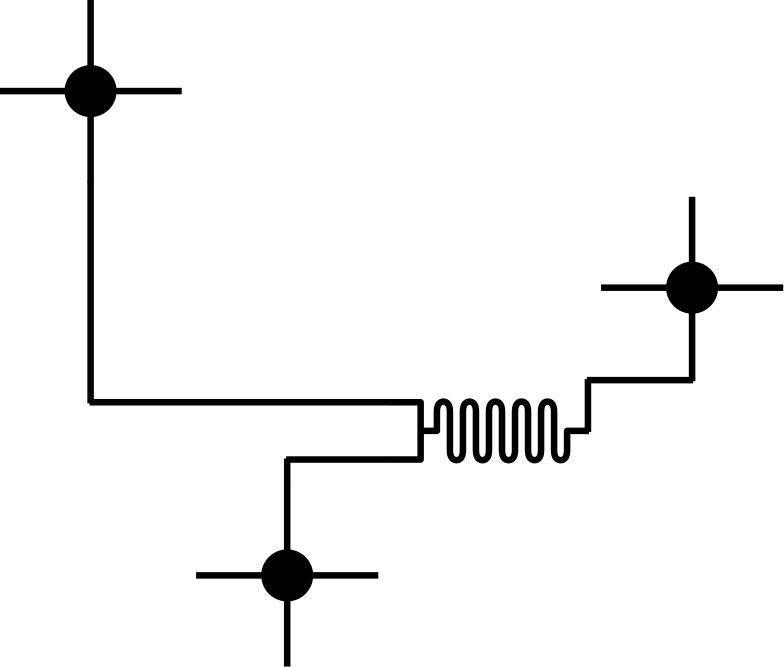
#> input picture test_img_2/test.jpg, 784 x 667 px, found by its file name
$ python img.py   (older library calls are emulated)
#> lines starting #> are read from the running program, lines starting #| are printed output that depends on the picture; after the words box and inside, x2 and y2 are one past the last pixel; in counts of white or black regions, pixels touching at a corner belong together
import cv2
import numpy as np

img = cv2.cv2.imread('test.jpg', 1)
#> img is the input picture: shape (667, 784, 3); min 0, max 255, mean 244.3
from matplotlib import pyplot as plt

# Take each frame
#_, frame = .read()

#hsv = cv2.cvtColor(frame, cv2.COLOR_BGR2HSV)

lower_red = np.array([30,150,50])
upper_red = np.array([255,255,180])

mask = cv2.inRange(img, lower_red, upper_red)
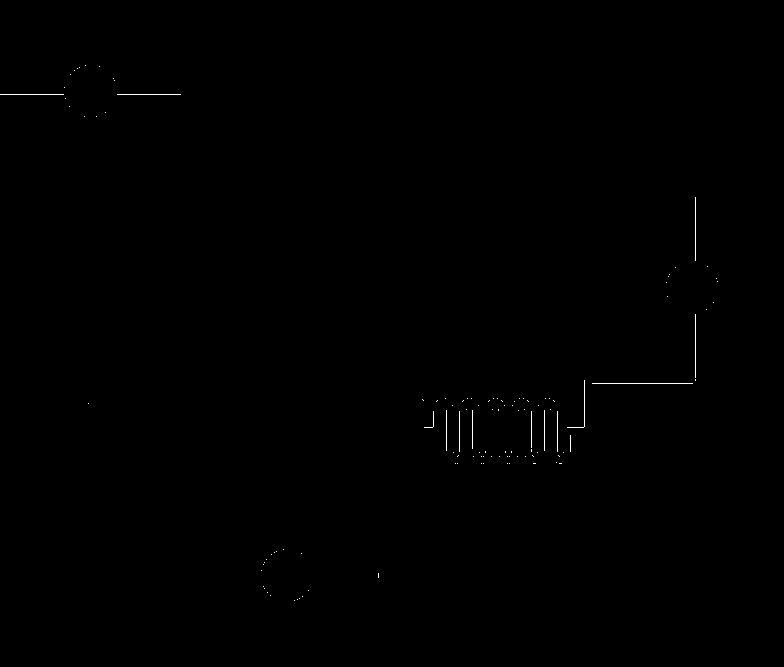
#> mask: shape (667, 784); 0.16% white in thin lines or dots, all inside (x1, y1, x2, y2) = (0, 65, 718, 601)
res = cv2.bitwise_and(img, img, mask= mask)

laplacian = cv2.Laplacian(img,cv2.CV_64F)
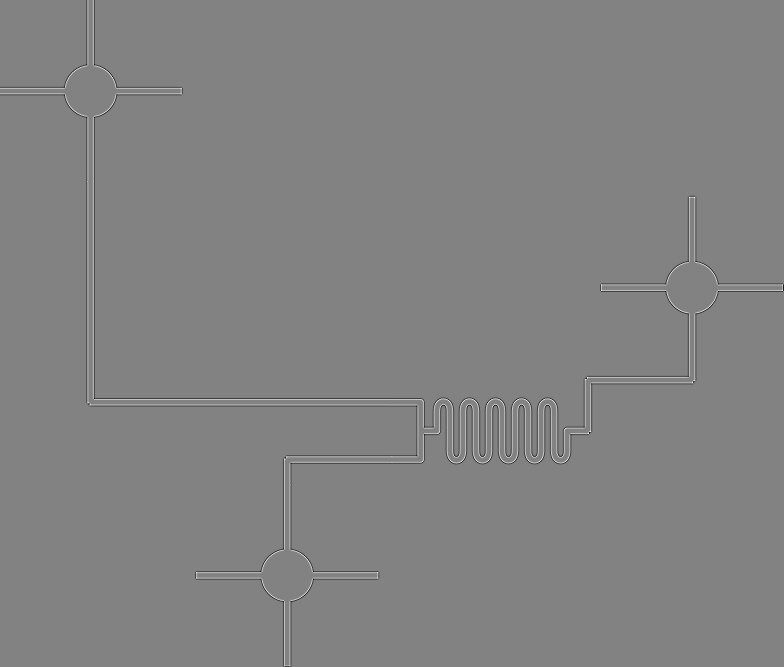
#> laplacian: shape (667, 784, 3) float64; min -484, max 464, mean 0; drawn with min black and max white
sobelx = cv2.Sobel(img,cv2.CV_64F,1,0,ksize=5)
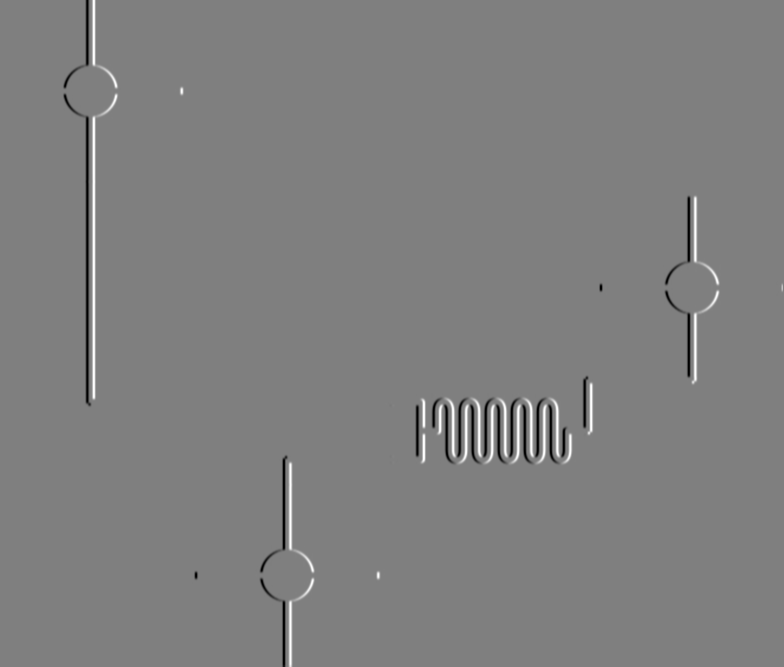
#> sobelx: shape (667, 784, 3) float64; min -12240, max 12240, mean 0.1; drawn with min black and max white
sobely = cv2.Sobel(img,cv2.CV_64F,0,1,ksize=5)
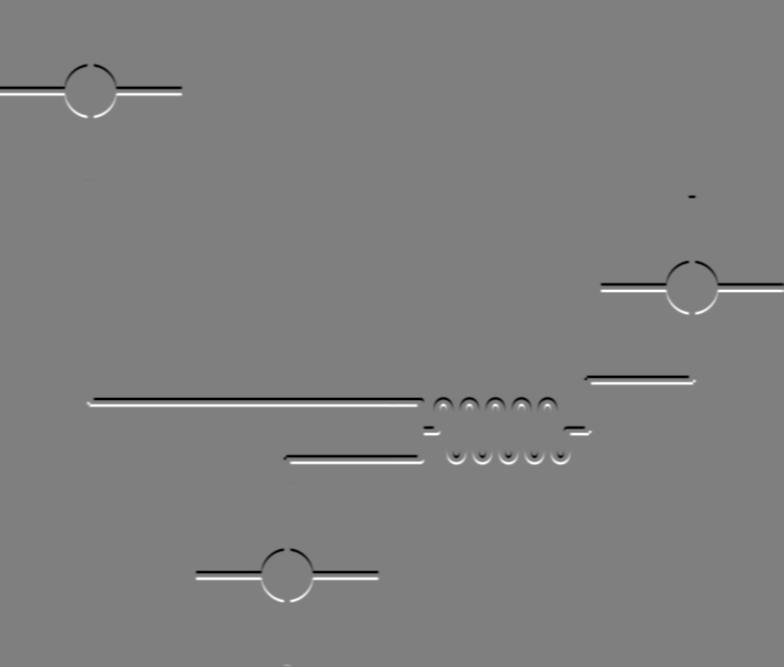
#> sobely: shape (667, 784, 3) float64; min -12240, max 12240, mean 0.1; drawn with min black and max white

cv2.imwrite('test_Original.jpg',img)
cv2.imwrite('test_Mask.jpg',mask)
cv2.imwrite('test_laplacian.jpg',laplacian)
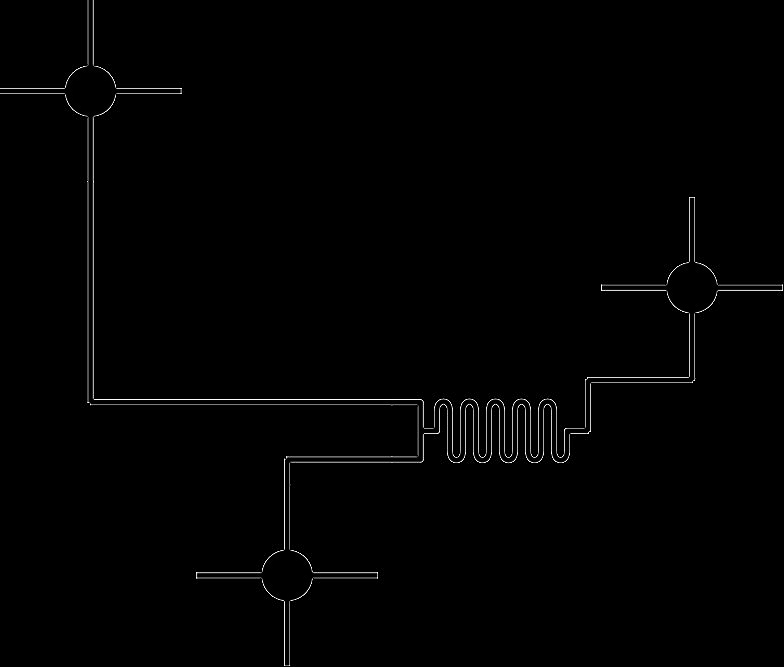
#> saved as test_laplacian.jpg: shape (667, 784, 3); min 0, max 255, mean 2
cv2.imwrite('test_sobelx.jpg',sobelx)
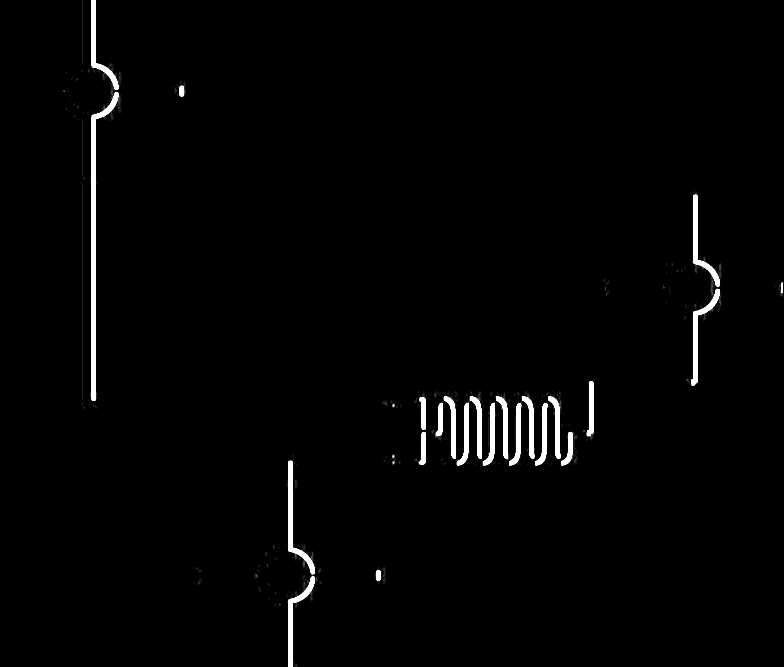
#> saved as test_sobelx.jpg: shape (667, 784, 3); min 0, max 255, mean 4.4
cv2.imwrite('test_sobely.jpg',sobely)
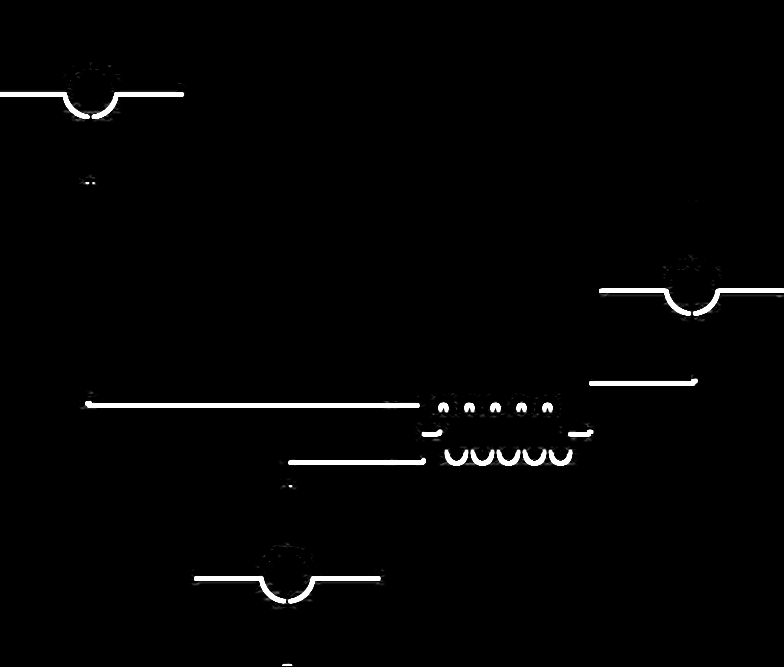
#> saved as test_sobely.jpg: shape (667, 784, 3); min 0, max 255, mean 4

cv2.destroyAllWindows()
